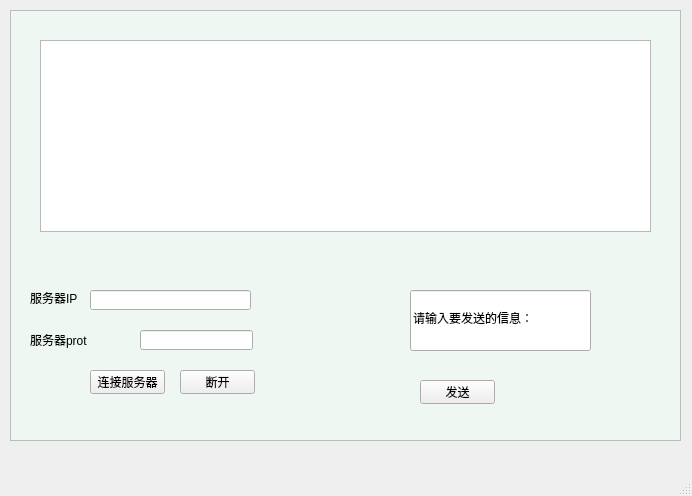
<?xml version="1.0" encoding="UTF-8"?>
<ui version="4.0">
 <class>MainWindow</class>
 <widget class="QMainWindow" name="MainWindow">
  <property name="geometry">
   <rect>
    <x>0</x>
    <y>0</y>
    <width>692</width>
    <height>496</height>
   </rect>
  </property>
  <property name="windowTitle">
   <string>MainWindow</string>
  </property>
  <widget class="QWidget" name="centralwidget">
   <widget class="QTextBrowser" name="textBrowser">
    <property name="geometry">
     <rect>
      <x>40</x>
      <y>40</y>
      <width>611</width>
      <height>192</height>
     </rect>
    </property>
   </widget>
   <widget class="QLineEdit" name="lineEdit_ip">
    <property name="geometry">
     <rect>
      <x>90</x>
      <y>290</y>
      <width>161</width>
      <height>20</height>
     </rect>
    </property>
    <property name="styleSheet">
     <string notr="true">QPushButton{
background:#03a9f4;
color:#fff;
border-radius:15px;
}</string>
    </property>
   </widget>
   <widget class="QLineEdit" name="lineEdit_prot">
    <property name="geometry">
     <rect>
      <x>140</x>
      <y>330</y>
      <width>113</width>
      <height>20</height>
     </rect>
    </property>
   </widget>
   <widget class="QPushButton" name="pushButton_link">
    <property name="geometry">
     <rect>
      <x>90</x>
      <y>370</y>
      <width>75</width>
      <height>24</height>
     </rect>
    </property>
    <property name="styleSheet">
     <string notr="true"/>
    </property>
    <property name="text">
     <string>连接服务器</string>
    </property>
   </widget>
   <widget class="QPushButton" name="pushButton_close">
    <property name="geometry">
     <rect>
      <x>180</x>
      <y>370</y>
      <width>75</width>
      <height>24</height>
     </rect>
    </property>
    <property name="text">
     <string>断开</string>
    </property>
   </widget>
   <widget class="QLineEdit" name="lineEdit_input">
    <property name="geometry">
     <rect>
      <x>410</x>
      <y>290</y>
      <width>181</width>
      <height>61</height>
     </rect>
    </property>
    <property name="inputMask">
     <string/>
    </property>
    <property name="text">
     <string>请输入要发送的信息：</string>
    </property>
    <property name="clearButtonEnabled">
     <bool>false</bool>
    </property>
   </widget>
   <widget class="QPushButton" name="pushButton_sent">
    <property name="geometry">
     <rect>
      <x>420</x>
      <y>380</y>
      <width>75</width>
      <height>24</height>
     </rect>
    </property>
    <property name="text">
     <string>发送</string>
    </property>
   </widget>
   <widget class="QLabel" name="label">
    <property name="geometry">
     <rect>
      <x>30</x>
      <y>290</y>
      <width>55</width>
      <height>16</height>
     </rect>
    </property>
    <property name="text">
     <string>服务器IP</string>
    </property>
   </widget>
   <widget class="QLabel" name="label_2">
    <property name="geometry">
     <rect>
      <x>30</x>
      <y>330</y>
      <width>61</width>
      <height>20</height>
     </rect>
    </property>
    <property name="text">
     <string>服务器prot</string>
    </property>
   </widget>
   <widget class="QFrame" name="frame">
    <property name="geometry">
     <rect>
      <x>10</x>
      <y>10</y>
      <width>671</width>
      <height>431</height>
     </rect>
    </property>
    <property name="styleSheet">
     <string notr="true">*{
background:rgb(238, 247, 242);
font-size:15px;
font-family:Century Gothic,sans-serif;
}
QFrame{
font-size:15px;
}
QPushButton{
background:#03a9f4;
color:#fff;
border-radius:15px;
}
QLineEdit{
border-radius:15px;
color:#03a9f4;
}
lineEdit_ip{
background:#03a9f4;
color:#fff;
border-radius:15px;
}
textBrowser{
background:rgb(238, 247, 242);
color:#fff;
border-radius:15px;
}</string>
    </property>
    <property name="frameShape">
     <enum>QFrame::StyledPanel</enum>
    </property>
    <property name="frameShadow">
     <enum>QFrame::Raised</enum>
    </property>
   </widget>
   <zorder>frame</zorder>
   <zorder>textBrowser</zorder>
   <zorder>lineEdit_ip</zorder>
   <zorder>lineEdit_prot</zorder>
   <zorder>pushButton_link</zorder>
   <zorder>pushButton_close</zorder>
   <zorder>lineEdit_input</zorder>
   <zorder>pushButton_sent</zorder>
   <zorder>label</zorder>
   <zorder>label_2</zorder>
  </widget>
  <widget class="QMenuBar" name="menubar">
   <property name="geometry">
    <rect>
     <x>0</x>
     <y>0</y>
     <width>692</width>
     <height>22</height>
    </rect>
   </property>
  </widget>
  <widget class="QStatusBar" name="statusbar"/>
 </widget>
 <resources>
  <include location="qt_source.qrc"/>
 </resources>
 <connections/>
</ui>
